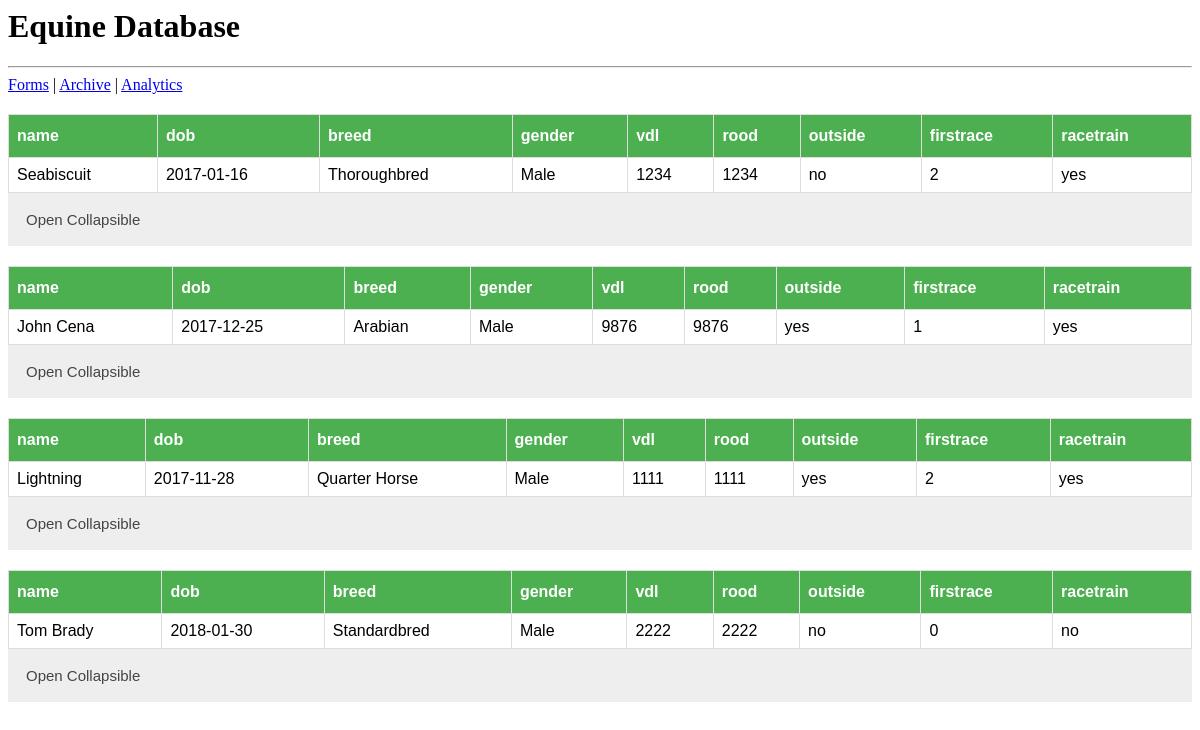
/tables.php, run on the app's committed database.
### tables this page shows
CREATE TABLE `Horse` (
  `name` varchar(255) DEFAULT NULL,
  `dob` date DEFAULT NULL,
  `breed` varchar(255) DEFAULT NULL,
  `gender` varchar(255) DEFAULT NULL,
  `vdl` int(11) DEFAULT NULL,
  `rood` int(11) DEFAULT NULL,
  `outside` varchar(255) DEFAULT NULL,
  `firstrace` tinyint(1) DEFAULT NULL,
  `racetrain` varchar(255) DEFAULT NULL
);

### tables.php (the view, shortened to what this page needs)
<head>
</head>
<?php include('header.php'); ?>
<body>
<?php
$host = "localhost";
$dbname= "equine";
$username  = "root";
$password = "";
$mysqli = mysqli_connect($host, $username, $password, $dbname);
function printTable($query, $table_headers = NULL)
{
  $fields = mysqli_fetch_fields($query);
  $rows = mysqli_fetch_all($query);
  echo "<table id=\"simpleTable\">";
  echo "<thead>";
  echo "<tr>";
  if (!is_null($table_headers)) {
    foreach ($fields as $field) {
      if (array_key_exists($field->name,$table_headers)) {
        $name = $table_headers[$field->name];
        echo "<th>$name</th>";
      }
      else {
        $name = $field->name;
        echo "<th>$name</th>";
      }
    }
  }
  else {
    foreach ($fields as $field) {
      $name = $field->name;
      echo "<th>$name</th>";
    }
  }
  echo "</tr>";
  echo "</thead>";
  foreach($rows as $row){
    echo "<tr>";
    foreach($row as $field => $value){
      echo "<td>" . $value . "</td>";
    }
    echo "</tr>";
  }
  echo "</table>";
}
if(!$mysqli){
	echo "Dead Connection: ".mysqli_connect_error();
}
else{
$horses = mysqli_query($mysqli,"SELECT Horse.vdl FROM Horse;");
$horserows = mysqli_fetch_all($horses);
foreach( $horserows as $row){
  $x = $row[0];
  $horse = mysqli_query($mysqli,"SELECT * FROM Horse WHERE Horse.vdl=$x;");
  printTable($horse); ?>
  <button type="button" class="collapsible">Open Collapsible</button>
  <?php
}
}
?>

### tables.php (style rules this page uses)
#simpleTable { font-family: "Trebuchet MS", Arial, Helvetica, sans-serif; border-collapse: collapse; width: 100%; }
#simpleTable td, #simpleTable th { border: 1px solid #ddd; padding: 8px; }
#simpleTable th { padding-top: 12px; padding-bottom: 12px; text-align: left; background-color: #4CAF50; color: white; }
.collapsible { background-color: #eee; color: #444; cursor: pointer; padding: 18px; width: 100%; border: none; text-align: left; outline: none; font-size: 15px; }

### data on the page
horse: name "name", name "dob", name "breed", name "gender", name "vdl", name "rood", name "outside", name "firstrace", name "racetrain", name "Seabiscuit", dob "2017-01-16", breed "Thoroughbred", gender "Male", vdl "1234", rood "1234", outside "no", firstrace "2", racetrain "yes"
horse: name "name", name "dob", name "breed", name "gender", name "vdl", name "rood", name "outside", name "firstrace", name "racetrain", name "John Cena", dob "2017-12-25", breed "Arabian", gender "Male", vdl "9876", rood "9876", outside "yes", firstrace "1", racetrain "yes"
horse: name "name", name "dob", name "breed", name "gender", name "vdl", name "rood", name "outside", name "firstrace", name "racetrain", name "Lightning", dob "2017-11-28", breed "Quarter Horse", gender "Male", vdl "1111", rood "1111", outside "yes", firstrace "2", racetrain "yes"
horse: name "name", name "dob", name "breed", name "gender", name "vdl", name "rood", name "outside", name "firstrace", name "racetrain", name "Tom Brady", dob "2018-01-30", breed "Standardbred", gender "Male", vdl "2222", rood "2222", outside "no", firstrace "0", racetrain "no"
